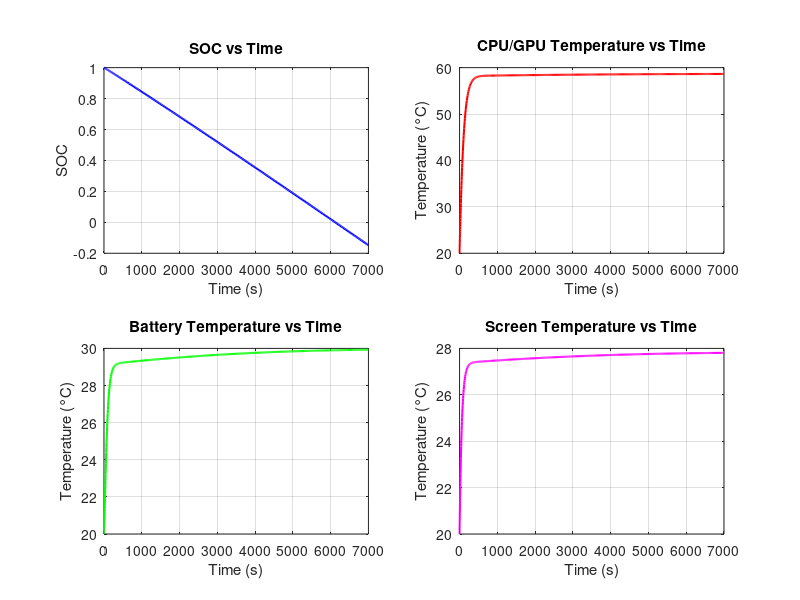

This chart was generated by the following MATLAB code: (Note: this script raises an error after producing the figure.)
function batteryThermalModel()
    % 科学常数
    KB = 1.380649e-23;
    
    % 热容和质量
    Cl = [0, 4180, 900, 700];  % J/(kg·K)
    m = [0, 0.005, 0.06, 0.12];  % kg
    
    % 热传导系数和面积
    k = [0, 2/2, 5/2, 0.6/2];  % W/(m*K)
    A = [0, 1.2e-4, 2*0.00175, 2*74.8*158.6e-6];  % m²
    d = [0, 0.0005, 0.005, 0.005];
    
    % 其他参数
    C = [0, 0.2550, -3740, 0.2561, -3740];
    U = [0, 1.2, 1];
    SOC0 = 1;  % 初始SOC
    I = 0.5;  % 电流
    C_N = 50000;
    
    a_0a_R = 242.3180;
    a_0a_G = 293.6999;
    a_0a_B = 294.0139;
    
    % 辅助函数
    cm = @(i, j) -1 * Cl(i) * m(j);
    
    katd = @(i, j, T_val, kp) k(i) * A(j) * T_val / d(kp);
    
    % 微分方程函数
    function dTdt = odeSystem(t, T, T_0)
        % T: [SOC; T_cpu/gpu; T_battery; T_screen]
        % T_0: 环境温度
        
        % 初始化返回数组
        dTdt = zeros(4, 1);
        
        % 提取状态变量
        T_soc = T(1);
        T_cpu_gpu = T(2);
        T_battery = T(3);
        T_screen = T(4);
        
        % 活化能
        E_a2 = 0.2 * 1.602176634e-19;
        E_a1 = 0.7 * 1.602176634e-19;
        
        % 动态功耗参数
        aerfa_1 = 0.5;
        U_1 = 1.2;
        mu_1 = 1;
        b_1 = 1.0;
        lemda_1 = 2;
        aerfa_2 = 0.5;
        U_2 = 1;
        mu_2 = 1;
        b_2 = 1.0;
        lemda_2 = 5/2;
        
        % 静态功耗
        I_gc = 1e-7;
        I_gg = 8.6e-8;
        P_net = 0.2;
        P_camera = 0.2;
        P_microphone = 0.1;
        P_speakers = 0.3;
        
        % 计算动态功耗
        P_cpu_dynamic = aerfa_1 * (U_1 ^ (2 + mu_1)) * b_1 * lemda_1;
        P_gpu_dynamic = aerfa_2 * (U_2 ^ (2 + mu_2)) * b_2 * lemda_2;
        
        % 屏幕功耗参数
        a_R = 3.3996;
        a_G = 7.0503;
        a_B = 19.5081;
        Br = 75; % 固定值
        P_R = 100;
        P_G = 100;
        P_B = 100;
        
        % 计算屏幕功耗
        P_screen = (exp(E_a1 / (KB * T_screen)) * (exp(-1 * E_a2 / (KB * T_screen)) + 1)) / ...
                   (exp(E_a1 / (KB * 293.16)) * (1 + exp(-1 * E_a2 / (KB * 293.16))));
        P_screen = P_screen * (a_0a_R * P_R + a_0a_G * P_G + a_0a_B * P_B + ...
                   Br * (a_R * P_R + a_G * P_G + a_B * P_B));
        P_screen = P_screen * 1e-6;
        
        % 总静态功耗
        P_static = P_cpu_dynamic + P_gpu_dynamic + U_1 * I_gc + U_2 * I_gg + ...
                   P_net + P_camera + P_microphone + P_speakers;
        
        % AI相关参数
        x = [0, 4.8347, -0.2437, -0.3751, -0.1628, 6.0577, 2.6921, -0.8159]; % 0.75C
        
        Fi_N = 0.5;
        U_s = 3.7;
        I_s = 2.0;
        
        % 计算AI项
        AI = (x(2) + x(3) * T_soc + x(4) * (T_soc ^ 2) + x(5) * (T_soc ^ 3)) * ...
             x(6) * (exp(x(7) / (T_screen + x(8))));
        IIFAI = I * I * Fi_N * AI;
        UI = U_s * I_s;
        
        % 四个微分方程
        % 1. SOC变化率
        dTdt(1) = (IIFAI + C(2) * U(2) * exp(C(3) / T_cpu_gpu) * T_cpu_gpu^2 + ...
                  P_screen + C(4) * U(3) * exp(C(5) / T_cpu_gpu) * T_cpu_gpu^2 + ...
                  P_static) / (-1 * C_N);
        
        % 2. CPU/GPU温度变化率
        dTdt(2) = (katd(2, 2, T_cpu_gpu, 2) - UI - katd(2, 2, T_screen, 2)) / cm(2, 2);
        
        % 3. 电池温度变化率
        dTdt(3) = (katd(3, 3, T_battery, 3) - IIFAI - katd(3, 3, T_screen, 3)) / cm(3, 3);
        
        % 4. 屏幕温度变化率
        dTdt(4) = (katd(4, 4, T_screen, 4) - IIFAI - katd(4, 4, T_0, 4) - UI) / cm(4, 4);
    end

    % 初始条件: [SOC; T_cpu/gpu; T_battery; T_screen] (开尔文温度)
    y0 = [SOC0; 20 + 273.16; 20 + 273.16; 20 + 273.16];
    
    % 时间范围
    tspan = [0, 7000];
    
    % 环境温度 (293.16K = 20°C)
    T_0 = 293.16;
    
    % 解微分方程
    options = odeset('RelTol', 1e-6, 'AbsTol', 1e-9);
    [t, y] = ode45(@(t, y) odeSystem(t, y, T_0), tspan, y0, options);
    
    % 提取结果
    SOC = y(:, 1);
    T_cpu_gpu = y(:, 2) - 273.16;  % 转换为摄氏度
    T_battery = y(:, 3) - 273.16;  % 转换为摄氏度
    T_screen = y(:, 4) - 273.16;   % 转换为摄氏度
    
    % 绘制结果
    figure('Position', [100, 100, 1200, 800]);
    
    % SOC随时间变化
    subplot(2, 2, 1);
    plot(t, SOC, 'b-', 'LineWidth', 1.5);
    xlabel('Time (s)');
    ylabel('SOC');
    title('SOC vs Time');
    grid on;
    
    % CPU/GPU温度随时间变化
    subplot(2, 2, 2);
    plot(t, T_cpu_gpu, 'r-', 'LineWidth', 1.5);
    xlabel('Time (s)');
    ylabel('Temperature (°C)');
    title('CPU/GPU Temperature vs Time');
    grid on;

    % 电池温度随时间变化
    subplot(2, 2, 3);
    plot(t, T_battery, 'g-', 'LineWidth', 1.5);
    xlabel('Time (s)');
    ylabel('Temperature (°C)');
    title('Battery Temperature vs Time');
    grid on;    
    % 屏幕温度随时间变化
    subplot(2, 2, 4);
    plot(t, T_screen, 'm-', 'LineWidth', 1.5);
    xlabel('Time (s)');
    ylabel('Temperature (°C)');
    title('Screen Temperature vs Time');
    grid on;

    % 调整子图间距
    sgtitle('Battery Thermal Model Simulation');



end
